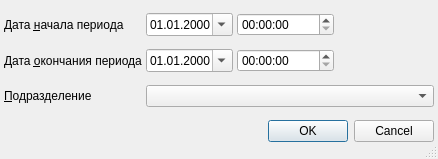
<?xml version="1.0" encoding="UTF-8"?>
<ui version="4.0">
 <class>PatientEntranceSetupDialog</class>
 <widget class="QDialog" name="PatientEntranceSetupDialog">
  <property name="windowModality">
   <enum>Qt::ApplicationModal</enum>
  </property>
  <property name="geometry">
   <rect>
    <x>0</x>
    <y>0</y>
    <width>438</width>
    <height>159</height>
   </rect>
  </property>
  <property name="windowTitle">
   <string>параметры отчёта</string>
  </property>
  <property name="sizeGripEnabled">
   <bool>true</bool>
  </property>
  <layout class="QGridLayout" name="gridLayout">
   <property name="margin">
    <number>4</number>
   </property>
   <property name="spacing">
    <number>4</number>
   </property>
   <item row="2" column="1" colspan="3">
    <widget class="COrgStructureComboBox" name="cmbOrgStructure"/>
   </item>
   <item row="3" column="0" colspan="4">
    <widget class="QDialogButtonBox" name="buttonBox">
     <property name="orientation">
      <enum>Qt::Horizontal</enum>
     </property>
     <property name="standardButtons">
      <set>QDialogButtonBox::Cancel|QDialogButtonBox::Ok</set>
     </property>
    </widget>
   </item>
   <item row="2" column="0">
    <widget class="QLabel" name="lblOrgStructure">
     <property name="text">
      <string>&amp;Подразделение</string>
     </property>
     <property name="buddy">
      <cstring>cmbOrgStructure</cstring>
     </property>
    </widget>
   </item>
   <item row="0" column="1">
    <widget class="CDateEdit" name="edtBegDate">
     <property name="sizePolicy">
      <sizepolicy hsizetype="Maximum" vsizetype="Fixed">
       <horstretch>0</horstretch>
       <verstretch>0</verstretch>
      </sizepolicy>
     </property>
     <property name="displayFormat">
      <string>dd.MM.yyyy</string>
     </property>
     <property name="calendarPopup">
      <bool>true</bool>
     </property>
    </widget>
   </item>
   <item row="0" column="0">
    <widget class="QLabel" name="lblBegDate">
     <property name="text">
      <string>Дата &amp;начала периода</string>
     </property>
     <property name="buddy">
      <cstring>edtBegDate</cstring>
     </property>
    </widget>
   </item>
   <item row="1" column="1">
    <widget class="CDateEdit" name="edtEndDate">
     <property name="sizePolicy">
      <sizepolicy hsizetype="Maximum" vsizetype="Fixed">
       <horstretch>0</horstretch>
       <verstretch>0</verstretch>
      </sizepolicy>
     </property>
     <property name="displayFormat">
      <string>dd.MM.yyyy</string>
     </property>
     <property name="calendarPopup">
      <bool>true</bool>
     </property>
    </widget>
   </item>
   <item row="1" column="0">
    <widget class="QLabel" name="lblEndDate">
     <property name="text">
      <string>Дата &amp;окончания периода</string>
     </property>
     <property name="buddy">
      <cstring>edtEndDate</cstring>
     </property>
    </widget>
   </item>
   <item row="1" column="2">
    <widget class="QTimeEdit" name="edtEndTime"/>
   </item>
   <item row="0" column="2">
    <widget class="QTimeEdit" name="edtBegTime"/>
   </item>
  </layout>
 </widget>
 <customwidgets>
  <customwidget>
   <class>CDateEdit</class>
   <extends>QDateEdit</extends>
   <header>library/DateEdit</header>
  </customwidget>
  <customwidget>
   <class>COrgStructureComboBox</class>
   <extends>QComboBox</extends>
   <header>Orgs/OrgStructComboBoxes.h</header>
  </customwidget>
 </customwidgets>
 <tabstops>
  <tabstop>edtBegDate</tabstop>
  <tabstop>edtEndDate</tabstop>
  <tabstop>cmbOrgStructure</tabstop>
  <tabstop>buttonBox</tabstop>
 </tabstops>
 <resources/>
 <connections>
  <connection>
   <sender>buttonBox</sender>
   <signal>accepted()</signal>
   <receiver>PatientEntranceSetupDialog</receiver>
   <slot>accept()</slot>
   <hints>
    <hint type="sourcelabel">
     <x>112</x>
     <y>177</y>
    </hint>
    <hint type="destinationlabel">
     <x>102</x>
     <y>90</y>
    </hint>
   </hints>
  </connection>
  <connection>
   <sender>buttonBox</sender>
   <signal>rejected()</signal>
   <receiver>PatientEntranceSetupDialog</receiver>
   <slot>reject()</slot>
   <hints>
    <hint type="sourcelabel">
     <x>225</x>
     <y>177</y>
    </hint>
    <hint type="destinationlabel">
     <x>236</x>
     <y>76</y>
    </hint>
   </hints>
  </connection>
 </connections>
</ui>
